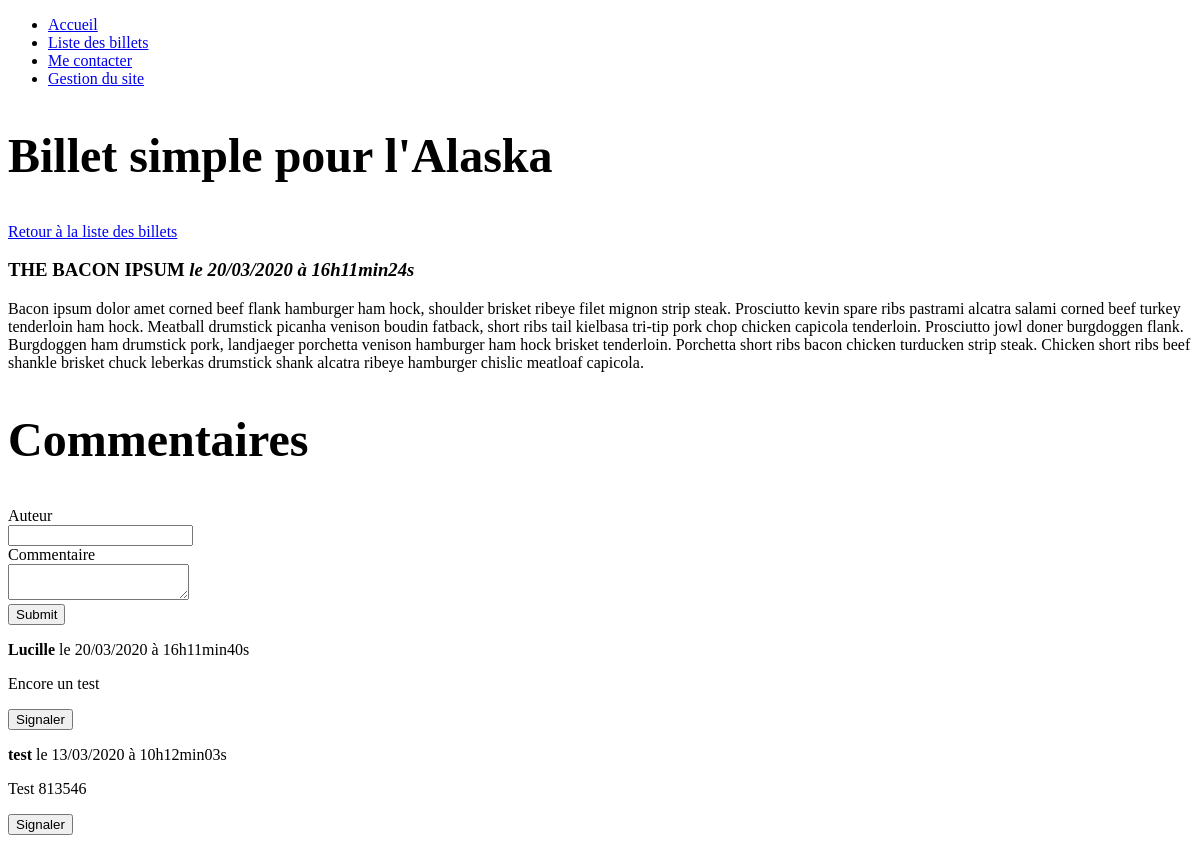
The page /index.php?action=postView&id=7 on the database its author committed.
### tables this page shows
CREATE TABLE IF NOT EXISTS `posts` (
  `id` int(11) NOT NULL AUTO_INCREMENT,
  `title` varchar(255) NOT NULL,
  `content` text NOT NULL,
  `creation_date` datetime NOT NULL,
  PRIMARY KEY (`id`)
);

CREATE TABLE IF NOT EXISTS `comments` (
  `id` int(11) NOT NULL AUTO_INCREMENT,
  `post_id` int(11) NOT NULL,
  `author` varchar(255) NOT NULL,
  `comment` text NOT NULL,
  `comment_date` datetime NOT NULL,
  `report` tinyint(1) NOT NULL DEFAULT '0',
  PRIMARY KEY (`id`)
);

### controller/frontend.php (called while the page is built, shortened)
<?php
require_once('model/PostManager.php');
require_once('model/CommentManager.php');
function postView() {
    $postManager = new PostManager();
    $commentManager = new CommentManager();
    $post = $postManager->getPost($_GET['id']);
    $comments = $commentManager->getComments($_GET['id']);
    require('view/frontend/postView.php');
}

### model/PostManager.php (called while the page is built, shortened)
<?php
class PostManager extends Manager
{
    public function getPost($postId) {
        $db = $this->dbConnect();
        $req = $db->prepare('SELECT id, title, content,
        DATE_FORMAT(creation_date, \'%d/%m/%Y à %Hh%imin%ss\') AS creation_date_fr
        FROM posts WHERE id = ?');
        $req->execute(array($postId));
        $post = $req->fetch();
        return $post;
    }
}

### model/CommentManager.php (called while the page is built, shortened)
<?php
class CommentManager extends Manager
{
    public function getComments($postId)
    {
        $db = $this->dbConnect();
        $comments = $db->prepare('SELECT id, author, comment, report, DATE_FORMAT(comment_date, \'%d/%m/%Y à %Hh%imin%ss\') AS comment_date_fr FROM comments WHERE post_id = ? ORDER BY comment_date DESC');
        $comments->execute(array($postId));
        return $comments;
    }
}

### view/frontend/postView.php (the view, shortened to what this page needs)
<h2>Billet simple pour l'Alaska</h2>
<p><a href="index.php?action=listPosts">Retour à la liste des billets</a></p>
<div class="news">
    <h3>
        <?= htmlspecialchars($post['title']) ?>
        <em>le <?= htmlspecialchars($post['creation_date_fr']) ?></em>
    </h3>
    <p>
        <?= nl2br(htmlspecialchars($post['content'])) ?>
    </p>
</div>
<h2>Commentaires</h2>
<form action="index.php?action=addComment&amp;id=<?= htmlspecialchars($post['id']) ?>" method="post">
    <div>
        <label for="author">Auteur</label><br />
        <input type="text" id="author" name="author" />
    </div>
    <div>
        <label for="comment">Commentaire</label><br />
        <textarea id="comment" name="comment"></textarea>
    </div>
    <div>
        <input type="submit" />
    </div>
</form>
<?php while ($comment = $comments->fetch()) { ?>
    <p><strong><?= htmlspecialchars($comment['author']) ?></strong> le <?= $comment['comment_date_fr'] ?></p>
    <p><?= nl2br(htmlspecialchars($comment['comment'])) ?></p>
    <?php if ($comment['report'] == 0) : ?>
        <form action="index.php?action=reportComment&amp;id=<?= htmlspecialchars($comment['id']) . '&postId=' . htmlspecialchars($post['id']) ?>" method="post">
            <input type="submit" value="Signaler" />
        </form>
    <?php endif; ?>
<?php
 }
 ?>
<?php require('template.php'); ?>

### public/css/style.css (style rules this page uses)
h1, h2 { font-family: 'curve'; }
h2 { font-size: 3em; }
body { font-family: 'quicksand'; }

### rows shown on the page
posts: title "THE BACON IPSUM", content "Bacon ipsum dolor amet corned beef flank hamburger ham hock, shoulder brisket ribeye filet mignon strip steak. Prosciutto kevin spare ribs pastrami alcatra salami corned beef turkey tenderloin ham hock. Meatball drumstick picanha venison boudin fatback, short ribs tail kielbasa tri-tip pork chop chicken capicola tenderloin. Prosciutto jowl doner burgdoggen flank. Burgdoggen ham drumstick pork, landjaeger porchetta venison hamburger ham hock brisket tenderloin. Porchetta short ribs bacon chicken turducken strip steak. Chicken short ribs beef shankle brisket chuck leberkas drumstick shank alcatra ribeye hamburger chislic meatloaf capicola."
comments: author "Lucille", comment_date_fr "20/03/2020 à 16h11min40s", comment "Encore un test"
comments: author "test", comment_date_fr "13/03/2020 à 10h12min03s", comment "Test 813546"

### other values the page prints
$post['creation_date_fr'] "20/03/2020 à 16h11min24s"
